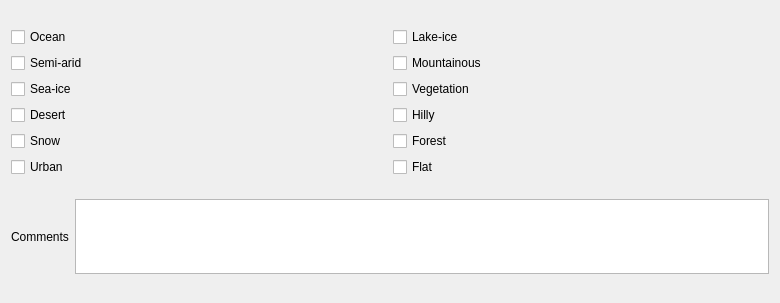
          <widget class="QWidget" name="page_7">
           <property name="geometry">
            <rect>
             <x>0</x>
             <y>0</y>
             <width>780</width>
             <height>303</height>
            </rect>
           </property>
           <attribute name="label">
            <string>Land or Ocean Surfaces Overflown</string>
           </attribute>
           <layout class="QVBoxLayout" name="verticalLayout_24">
            <item>
             <layout class="QHBoxLayout" name="horizontalLayout_27">
              <item>
               <layout class="QVBoxLayout" name="verticalLayout_22">
                <item>
                 <widget class="QCheckBox" name="oceanCheck">
                  <property name="text">
                   <string>Ocean</string>
                  </property>
                 </widget>
                </item>
                <item>
                 <widget class="QCheckBox" name="semiAridCheck">
                  <property name="text">
                   <string>Semi-arid</string>
                  </property>
                 </widget>
                </item>
                <item>
                 <widget class="QCheckBox" name="seaIceCheck">
                  <property name="text">
                   <string>Sea-ice</string>
                  </property>
                 </widget>
                </item>
                <item>
                 <widget class="QCheckBox" name="desertCheck">
                  <property name="text">
                   <string>Desert</string>
                  </property>
                 </widget>
                </item>
                <item>
                 <widget class="QCheckBox" name="snowCheck">
                  <property name="text">
                   <string>Snow</string>
                  </property>
                 </widget>
                </item>
                <item>
                 <widget class="QCheckBox" name="urbanCheck">
                  <property name="text">
                   <string>Urban</string>
                  </property>
                 </widget>
                </item>
               </layout>
              </item>
              <item>
               <layout class="QVBoxLayout" name="verticalLayout_23">
                <item>
                 <widget class="QCheckBox" name="lakeIceCheck">
                  <property name="text">
                   <string>Lake-ice</string>
                  </property>
                 </widget>
                </item>
                <item>
                 <widget class="QCheckBox" name="mountainousCheck">
                  <property name="text">
                   <string>Mountainous</string>
                  </property>
                 </widget>
                </item>
                <item>
                 <widget class="QCheckBox" name="vegetationCheck">
                  <property name="text">
                   <string>Vegetation</string>
                  </property>
                 </widget>
                </item>
                <item>
                 <widget class="QCheckBox" name="hillyCheck">
                  <property name="text">
                   <string>Hilly</string>
                  </property>
                 </widget>
                </item>
                <item>
                 <widget class="QCheckBox" name="forestCheck">
                  <property name="text">
                   <string>Forest</string>
                  </property>
                 </widget>
                </item>
                <item>
                 <widget class="QCheckBox" name="flatCheck">
                  <property name="text">
                   <string>Flat</string>
                  </property>
                 </widget>
                </item>
               </layout>
              </item>
             </layout>
            </item>
            <item>
             <layout class="QHBoxLayout" name="horizontalLayout_28">
              <item>
               <widget class="QLabel" name="label_19">
                <property name="text">
                 <string>Comments</string>
                </property>
               </widget>
              </item>
              <item>
               <widget class="QTextEdit" name="SOOtherTextBox">
                <property name="maximumSize">
                 <size>
                  <width>16777215</width>
                  <height>75</height>
                 </size>
                </property>
               </widget>
              </item>
             </layout>
            </item>
           </layout>
          </widget>
